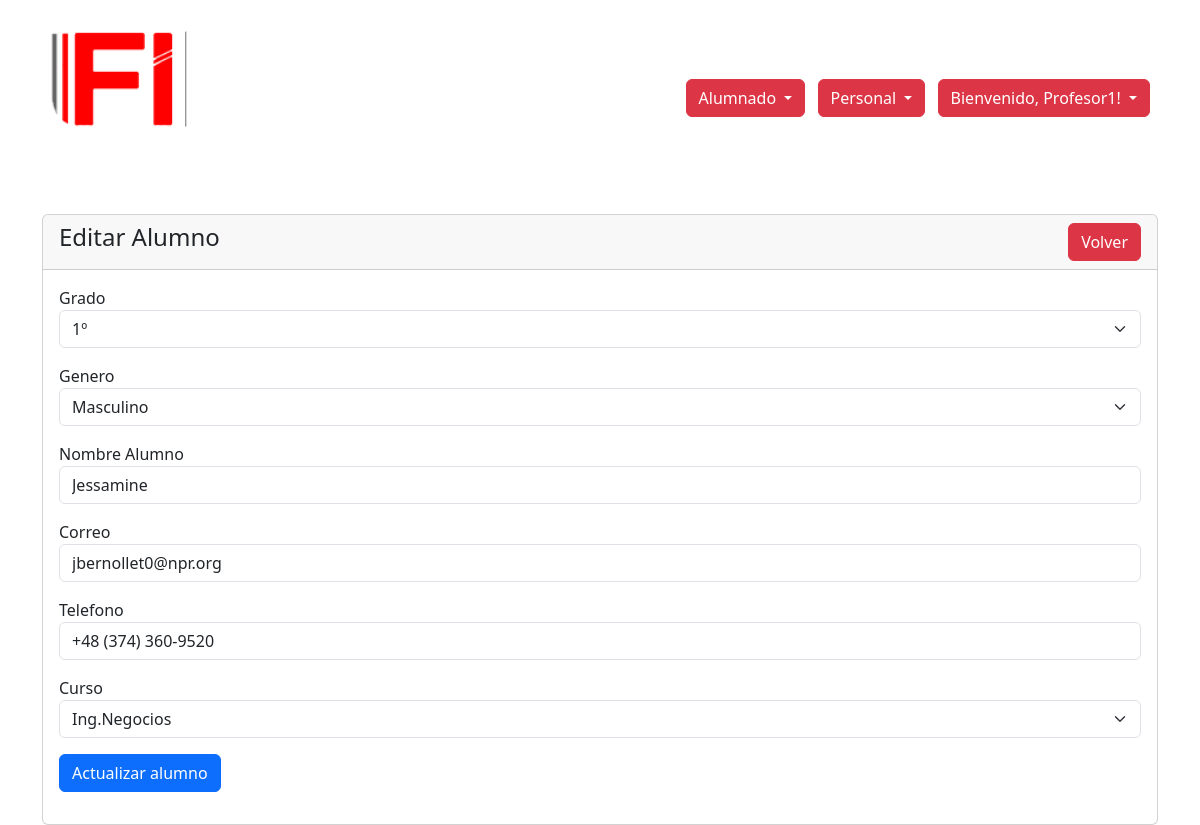
Page /student-edit.php?id=1 (signed in) on the earlier database version.
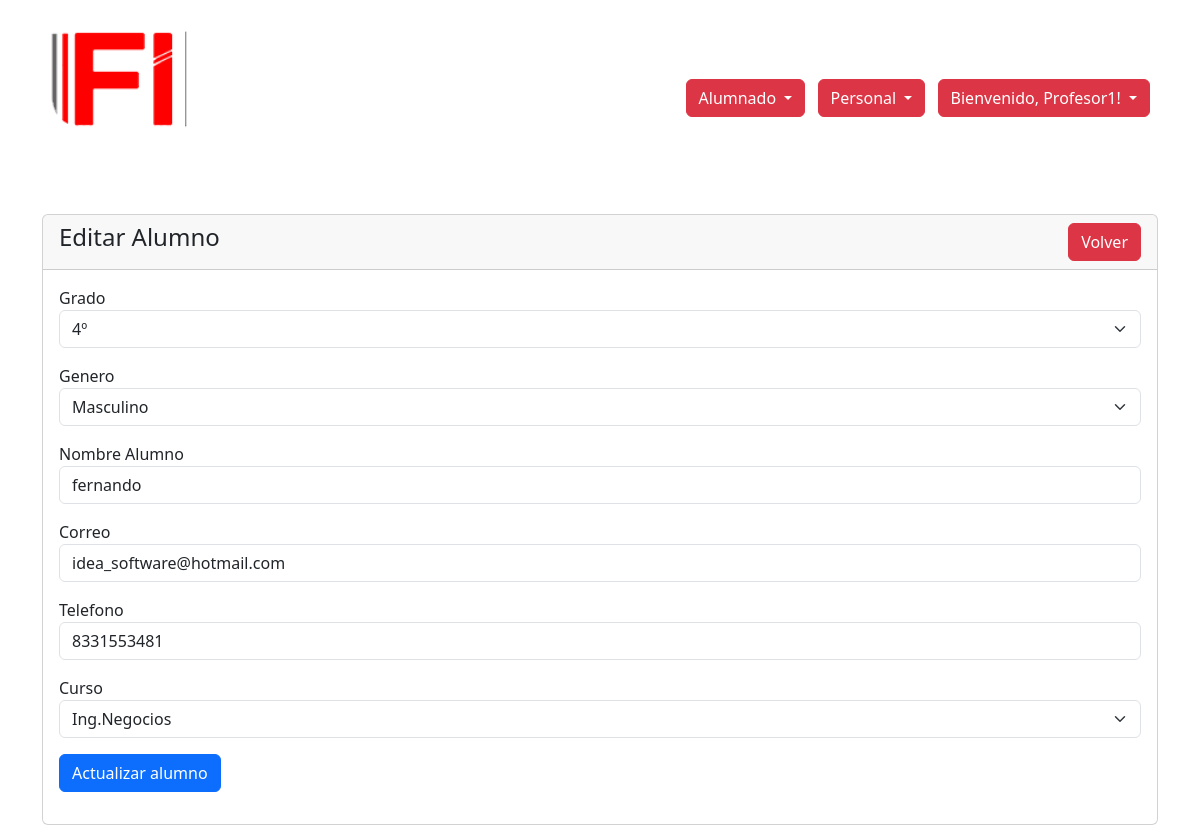
Same page on the later database version.
### tables this page shows
CREATE TABLE `alumnos` (
  `id` int(11) NOT NULL,
  `Grado` varchar(10) NOT NULL,
  `Genero` varchar(9) NOT NULL,
  `nombre` varchar(100) NOT NULL,
  `correo` varchar(100) NOT NULL,
  `telefono` varchar(100) NOT NULL,
  `carrera` varchar(100) NOT NULL
);

### student-edit.php (the view, shortened to what this page needs)
<!doctype html>
<html lang="en">
<head>
    <link href="https://cdn.jsdelivr.net/npm/bootstrap@5.1.3/dist/css/bootstrap.min.css" rel="stylesheet">
</head>
<body>
    <?php include('plantillas/header.php'); ?>
    <div class="container mt-5">
        <div class="row">
            <div class="col-md-12">
                <div class="card">
                    <div class="card-header">
                        <h4>Editar Alumno
                            <a href="index.php" class="btn btn-danger float-end">Volver</a>
                        </h4>
                    </div>
                    <div class="card-body">
                        <?php
                        if (isset($_GET['id'])) {
                            $student_id = mysqli_real_escape_string($con, $_GET['id']);
                            $query = "SELECT * FROM alumnos WHERE id='$student_id' ";
                            $query_run = mysqli_query($con, $query);
                            if (mysqli_num_rows($query_run) > 0) {
                                $student = mysqli_fetch_array($query_run);
                        ?>
                                <form action="code.php" method="POST">
                                    <div class="mb-3">
                                        <label>Grado</label>
                                        <select class="form-select" name="Grado" class="form-control">
                                            <option <?= ($student['Grado'] == '1º') ? 'selected' : ''; ?>>1º</option>
                                            <option <?= ($student['Grado'] == '4º') ? 'selected' : ''; ?>>4º</option>
                                        </select>
                                    </div>
                                    <div class="mb-3">
                                        <label>Genero</label>
                                        <select class="form-select" name="Genero" id="Genero" value="<?= $student['Genero']; ?>">
                                            <option value="Masculino">Masculino</option>
                                        </select>
                                    </div>
                                    <div class="mb-3">
                                        <label>Nombre Alumno</label>
                                        <input type="text" name="nombre" value="<?= $student['nombre']; ?>" class="form-control">
                                    </div>
                                    <div class="mb-3">
                                        <label>Correo</label>
                                        <input type="email" name="correo" value="<?= $student['correo']; ?>" class="form-control">
                                    </div>
                                    <div class="mb-3">
                                        <label>Telefono</label>
                                        <input type="text" name="telefono" value="<?= $student['telefono']; ?>" class="form-control">
                                    </div>
                                    <div class="mb-3">
                                        <label>Curso</label>
                                        <select class="form-select" name="carrera" id="carrera">
                                            <option <?= ($student['carrera'] == 'Ing.Negocios') ? 'selected' : ''; ?>>Ing.Negocios</option>
                                        </select>
                                    </div>
                                    <div class="mb-3">
                                        <button type="submit" name="update_student" class="btn btn-primary">
                                            Actualizar alumno
                                        </button>
                                    </div>
                                </form>
                        <?php
                            } else {
                                echo "<h4>No se encontraron datos</h4>";
                            }
                        }
                        ?>
                    </div>
                </div>
            </div>
        </div>
    </div>
</body>
</html>

Differences in the rows shown:
changed alumnos "Masculino": Grado "1º" → "4º"; nombre "Jessamine" → "fernando"; correo "jbernollet0@npr.org" → "idea_software@hotmail.com"; telefono "+48 (374) 360-9520" → "8331553481"
